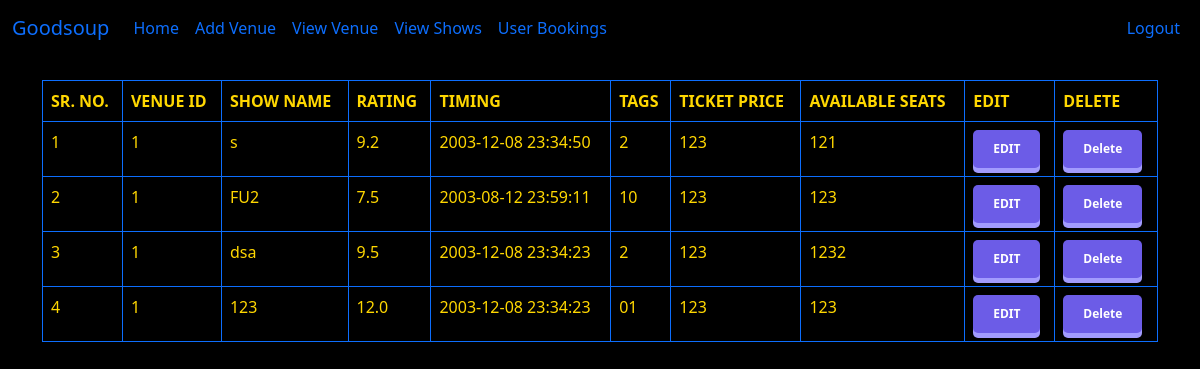
/viewshows/ (signed in), run on an earlier commit of the app's database.
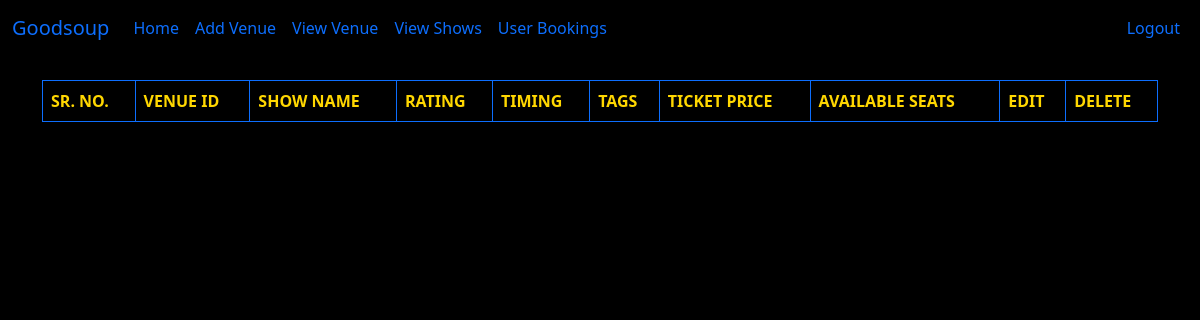
And on a later commit of the database.
### database.py (models this page shows)
class Show(db.Model):
    id = db.Column(db.Integer, primary_key=True)
    venue_id = db.Column(db.Integer, db.ForeignKey('venue.id'))
    name = db.Column(db.String(255), nullable=False)
    rating = db.Column(db.Float, nullable=False)
    rating = Column(Float,CheckConstraint('rating >= 0 AND rating <= 10'))
    tags = db.Column(db.String(255),nullable=False)
    show_timing = db.Column(db.DateTime,nullable=False)
    ticket_price = db.Column(db.Integer,nullable=False)
    available_seats=db.Column(db.Integer,nullable=False)
    date_added = db.Column(db.DateTime, default=datetime.utcnow(),nullable=False)

### admin.py (the view)
@app.route('/viewshows/',methods=['GET','POST'])
@login_required
def viewshows():
    shows = Show.query.order_by(Show.date_added)
    return render_template('viewShows.html',shows=shows)

### main.py (called while the page is built)
@adminlogin_manager.user_loader
def load_user(admin_id):
    return Admin.query.filter_by(id=int(admin_id)).first()

### user.py (called while the page is built)
@app.context_processor
def user_navbar():
    form = SearchForm()
    return dict(form=form)

### templates/viewShows.html (shortened to what this page needs)
{% extends 'baseadmin.html' %}
{% block content %}
<body style="background: black">
  <table class="table table-bordered border-primary">
    <thead>
      <tr style="color: silver; text-transform: uppercase;">
        <th scope="col" style="color: gold;font-weight: bold;">SR. NO.</th>
        <th scope="col" style="color: gold;">venue id</th>
        <th scope="col" style="color: gold;">Show Name</th>
        <th scope="col" style="color: gold;">rating</th>
        <th scope="col" style="color: gold;">timing</th>
        <th scope="col" style="color: gold;">tags</th>
        <th scope="col" style="color: gold;">ticket price</th>
        <th scope="col" style="color: gold;">available seats</th>
        <th scope="col" style="color: gold;">Edit</th>
        <th scope="col" style="color: gold;">Delete</th>
      </tr>
    </thead>
    <tbody>
      {% for show in shows %}
      <tr style="color: gold;">
        <td >{{ show.id }}</td>
        <td>{{ show.venue_id }}</td>
        <td>{{ show.name }}</td>
        <td>{{ show.rating }}</td>
        <td>{{ show.show_timing }}</td>
        <td>{{ show.tags }}</td>
        <td>{{ show.ticket_price }}</td>
        <td>{{ show.available_seats }}</td>
        <td><a href="{{ url_for('updateshow',id=show.id) }}"><button>
    EDIT
</button></a></td>
        <td><a href="{{ url_for('deleteshow',id=show.id) }}"><button type="button">Delete</button></a></td>
      </tr>
      {% endfor %}
    </tbody>
  </table>
{% endblock %}

### templates/baseadmin.html (shortened to what this page needs)
<!doctype html>
<html lang="en">
  <head>
    <link href="https://cdn.jsdelivr.net/npm/bootstrap@5.0.2/dist/css/bootstrap.min.css" rel="stylesheet">
  </head>
  <body>
    {% include 'admin_navbar.html' %}
    <br/>
    <div class="container">
    {% block content %}
    {% endblock %}
    </div>
  </body>
</html>

### templates/admin_navbar.html (shortened to what this page needs)
<nav class="navbar navbar-expand-lg  bg-body-tertiary", style='background-color: black;'>
  <div class="container-fluid">
    <a class="navbar-brand" href="{{ url_for('home') }}">Goodsoup</a>
    <div class="collapse navbar-collapse" id="navbarSupportedContent">
      <ul class="navbar-nav me-auto mb-2 mb-lg-0">
        <li class="nav-item">
          <a class="nav-link active" style="text-decoration-color: blue ;" aria-current="page" href="{{ url_for('home') }}">Home</a>
        </li>
        <li class="nav-item">
          <a class="nav-link" href="{{ url_for('addvenue') }}">Add Venue</a>
        </li>
        <li class="nav-item">
          <a class="nav-link" href="{{ url_for('viewvenue') }}">View Venue</a>
        </li>
        <li class="nav-item">
          <a class="nav-link" href="{{ url_for('viewshows') }}">View Shows</a>
        </li>
        <li class="nav-item">
          <a class="nav-link" href="{{ url_for('user_bookings') }}">User Bookings</a>
        </li>
      </ul>
      <ul class="navbar-nav ms-auto mb-2 mb-lg-0">
        <li class="nav-item" >
          <a class="nav-link" href="{{ url_for('admin_logout') }}">Logout</a>
        </li>
    </ul>
    </div>
  </div>
</nav>

What changed in the data, as far as the page shows it:
removed Show: id "1", venue_id "1", name "s", rating "9.2", show_timing "2003-12-08 23:34:50", tags "2", ticket_price "123", available_seats "121"
removed Show: id "2", venue_id "1", name "FU2", rating "7.5", show_timing "2003-08-12 23:59:11", tags "10", ticket_price "123", available_seats "123"
removed Show: id "3", venue_id "1", name "dsa", rating "9.5", show_timing "2003-12-08 23:34:23", tags "2", ticket_price "123", available_seats "1232"
removed Show: id "4", venue_id "1", name "123", rating "12.0", show_timing "2003-12-08 23:34:23", tags "01", ticket_price "123", available_seats "123"
